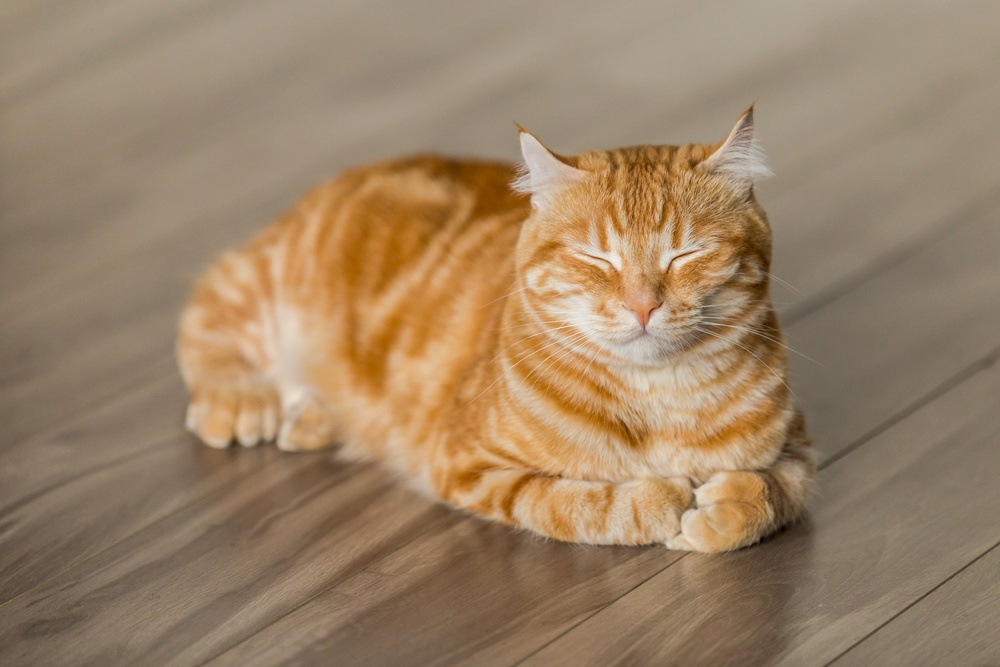
#> input picture 1_Realce_Ajuste/Gato_original.jpg, 1000 x 667 px, shrunk from 2500 x 1667 before the run, found by its file name
$ python correcao_gama.py
#> lines starting #> are read from the running program, lines starting #| are printed output that depends on the picture
# Este código aplica a correção gama (gamma correction) em uma imagem RGB.

# A correção gama é usada para ajustar o brilho de uma imagem.
# A fórmula usada é: valor_corrigido = (valor_original / 255) ** γ * 255

# gamma (γ): define o tipo de ajuste:
#     γ < 1 → imagem mais clara
#     γ > 1 → imagem mais escura

# A biblioteca PIL é usada para abrir e manipular a imagem.
# A biblioteca matplotlib exibe as imagens.
# A imagem é percorrida pixel a pixel e cada canal (R, G, B) recebe a correção.

# Exemplo:
#     Se γ = 0.7, a imagem ficará mais clara, destacando áreas mais escuras.

from PIL import Image
import matplotlib.pyplot as plt
import numpy as np

# Caminho da imagem original
caminho_original = r'Processamento Básico de Imagens\1_Realce_Ajuste\Gato_original.jpg'

# Abrir imagem original
img_original = Image.open(caminho_original).convert("RGB")
#> img_original is the input picture: PIL image 1000x667 RGB; mean R, G, B 155.5, 130.6, 102.4

# Clonar a imagem para aplicar a correção gama
img_gamma = img_original.copy()
matrix = img_gamma.load()

# Aplicar correção gama
gamma = 0.7
for i in range(img_gamma.size[0]):
    for j in range(img_gamma.size[1]):
        r = int((matrix[i, j][0] / 255) ** gamma * 255)
        g = int((matrix[i, j][1] / 255) ** gamma * 255)
        b = int((matrix[i, j][2] / 255) ** gamma * 255)
        matrix[i, j] = (r, g, b)

# Mostrar as duas imagens lado a lado
fig, axs = plt.subplots(1, 2, figsize=(12, 6))

# Converter para array para exibir com matplotlib
axs[0].imshow(np.array(img_original))
axs[0].set_title("Imagem Original")
axs[0].axis("off")

axs[1].imshow(np.array(img_gamma))
axs[1].set_title(f"Correção Gama (γ = {gamma})")
axs[1].axis("off")

plt.tight_layout()
plt.show()
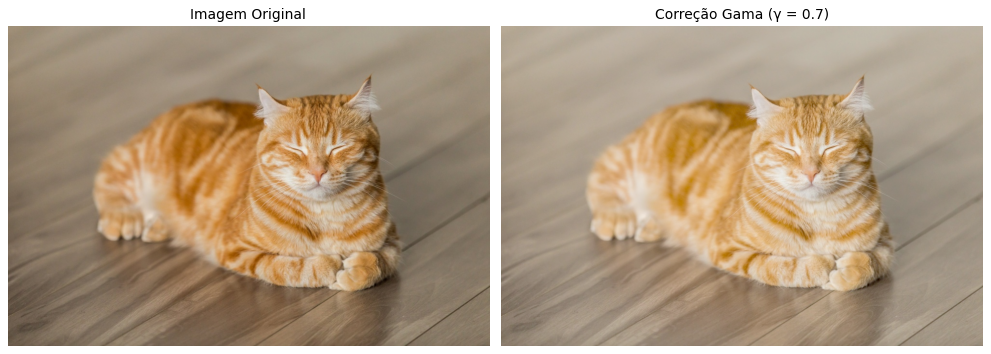
#> figure drawn by matplotlib, 2 panels

# Salvar a imagem corrigida
img_gamma.save(r'Processamento Básico de Imagens\1_Realce_Ajuste\Gato_correcao_gama.jpg')
